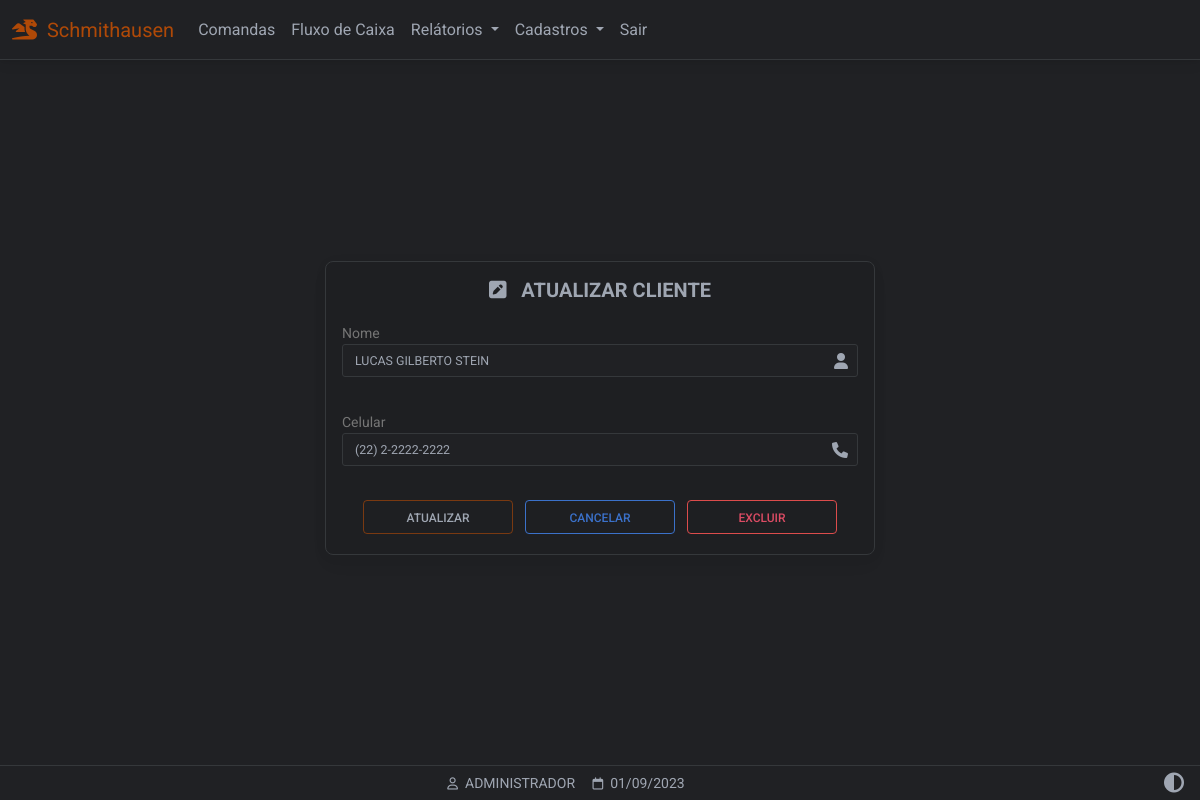
The page /clientes_atualizar/3 (signed in) on the database as committed earlier.
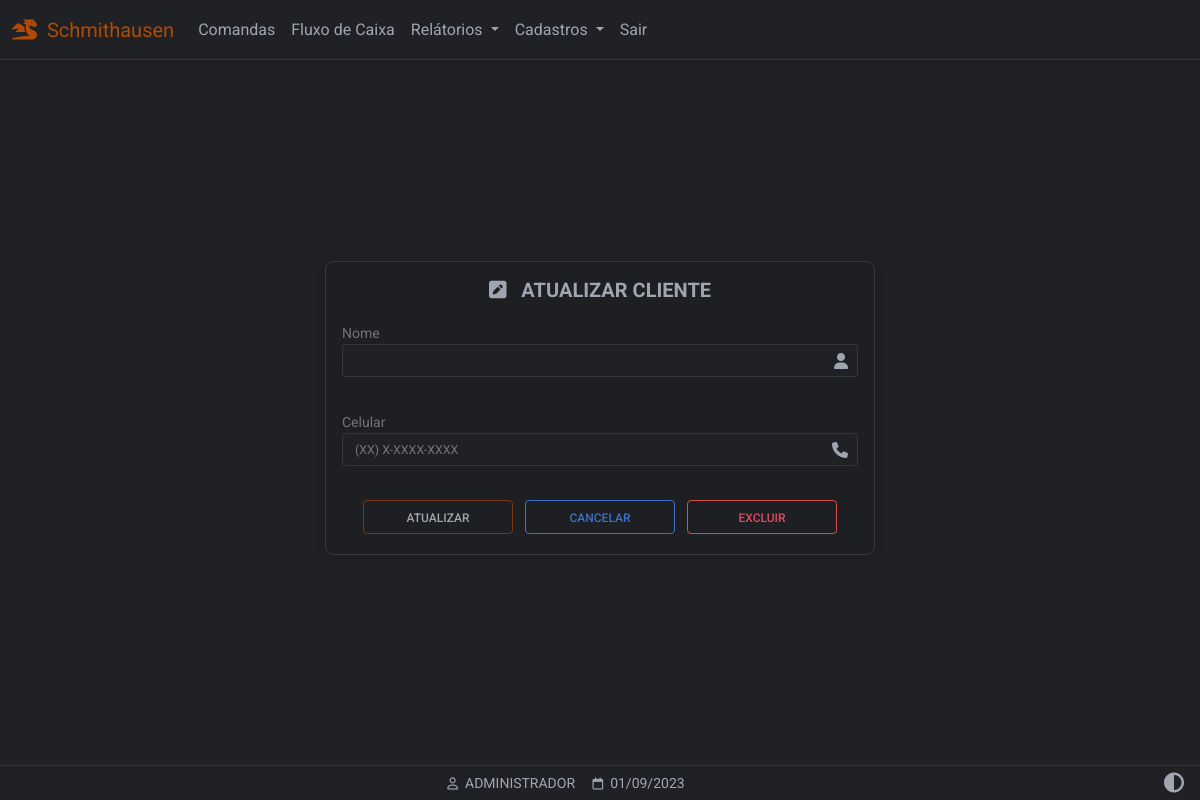
The same page on the database as committed later.
### website/models.py (models this page shows)
class Cliente(db.Model):
    id = db.Column(db.Integer, primary_key=True)
    fone = db.Column(db.String(150))
    data_criacao = db.Column(db.DateTime(timezone=True), default=func.now())
    nome = db.Column(db.String(150))
    comandas = db.relationship('Comanda',backref='comandas')

### website/views.py (the view, shortened to what this page needs)
@views.route('/clientes_atualizar/<int:id>', methods=['GET','POST'])
@login_required
def atualizarClientes(id):
    form = CadastroCliente()
    get_cli = Cliente.query.get(id)
    if request.method == 'GET':
        if id != 1:
            return render_template('clientes_atualizar.html',
                user=current_user,
                data=data,
                form=form,
                c=get_cli
                )
        else:
            flash('NÃO PODE SER EDITADO!')
            return redirect(url_for('views.clientes'))

### website/forms.py
class CadastroCliente(FlaskForm):
	nome = StringField(
	'Nome',
	validators= [
	DataRequired(message=("Este campo é obrigatório!")),
	Length(min=4, message=("Pelo menos 4 caracteres!"))
	])
	fone = StringField(
	'Celuar',
	validators= [
	DataRequired(message=("Este campo é obrigatório!")),
	Length(min=16,max=16, message=("Número celuar inválido!"))
	])

### website/__init__.py (called while the page is built)
def create_app():
    app = Flask(__name__)
    app.config['SECRET_KEY'] = 'hjshjhdjah kjshkjdhjs'
    app.config['SQLALCHEMY_DATABASE_URI'] = f'sqlite:///{DB_NAME}'
    app.config["TEMPLATES_AUTO_RELOAD"] = True
    db.init_app(app)
    from .views import views
    from .auth import auth
    app.register_blueprint(views, url_prefix='/')
    app.register_blueprint(auth, url_prefix='/')
    from .models import User, Cliente, Produto
    with app.app_context():
        db.create_all()
    login_manager = LoginManager()
    login_manager.login_view = 'auth.login'
    login_manager.login_message = u"FAVOR EFETUAR LOGIN!"
    login_manager.init_app(app)
    @login_manager.user_loader
    def load_user(id):
        return User.query.get(int(id))
    return app

### website/templates/clientes_atualizar.html (shortened to what this page needs)
{% extends "base.html" %}
{% block content %}
{% set nome = c.nome %}
{% set fone = c.fone %}
<div class="pt-5 container-fluid background-container-form d-flex align-items-center justify-content-center"
  style="min-height: 100dvh;">
  <form method="POST" class="form-border form-outline form-white card myTheme-900 mt-5 mb-5 p-3 larg-max-form"
    action="/clientes_atualizar/{{ c.id }}" novalidate>
    <h3 align="center" class="fw-bold mb-1 text-uppercase  mb-3 h5">
      <i class="fa-solid fa-square-pen"></i>&nbsp;&nbsp;&nbsp;ATUALIZAR CLIENTE
    </h3>
    <div class="form-text">
      Nome
    </div>
    <div class="form-outline">
      {{ form.nome(class='myInputs form-control-sm', style='text-transform:uppercase', value=nome, autofocus='true') }}
    </div>
    <div class="form-text">
      Celular
    </div>
    <div class="form-outline">
      {{ form.fone(class='myInputs form-control-sm phone-mask', placeholder='(XX) X-XXXX-XXXX', value=fone) }}
    </div>
    <div class="text-center">
      <input style="width:125px" type="submit" value="ATUALIZAR" class="btn btn-outline-light m-1" />
      <a style="width:125px" href="/clientes" class="btn btn-outline-primary m-1">CANCELAR</a>
      <a style="width:125px" class="btn btn-outline-danger m-1" data-mdb-toggle="modal"
        data-mdb-target="#confirmmodal">EXCLUIR</a>
    </div>
  </form>
</div>
{% endblock %}
{% block titlefooter %}
<span>
  &nbsp;{{ user.first_name.split()[0] | upper }}
  <span>
    &nbsp;{{ data.strftime('%d/%m/%Y') }}
  </span>
  {% endblock %}

Rows that differ between the two databases and show on the page:
removed Cliente: nome "LUCAS GILBERTO STEIN", fone "(22) 2-2222-2222"
